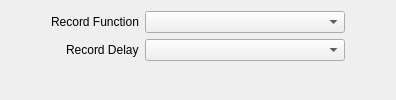
     <widget class="QWidget" name="recordTab">
      <attribute name="title">
       <string>Record</string>
      </attribute>
      <layout class="QHBoxLayout" name="horizontalLayout_25">
       <item>
        <spacer name="horizontalSpacer_26">
         <property name="orientation">
          <enum>Qt::Orientation::Horizontal</enum>
         </property>
         <property name="sizeHint" stdset="0">
          <size>
           <width>40</width>
           <height>20</height>
          </size>
         </property>
        </spacer>
       </item>
       <item>
        <layout class="QFormLayout" name="formLayout_18">
         <property name="labelAlignment">
          <set>Qt::AlignmentFlag::AlignRight|Qt::AlignmentFlag::AlignTrailing|Qt::AlignmentFlag::AlignVCenter</set>
         </property>
         <item row="0" column="0">
          <widget class="QLabel" name="label_170">
           <property name="text">
            <string>Record Function</string>
           </property>
          </widget>
         </item>
         <item row="0" column="1">
          <widget class="QComboBox" name="recordFunctionCmbx">
           <property name="minimumSize">
            <size>
             <width>200</width>
             <height>0</height>
            </size>
           </property>
           <property name="maximumSize">
            <size>
             <width>200</width>
             <height>16777215</height>
            </size>
           </property>
          </widget>
         </item>
         <item row="1" column="0">
          <widget class="QLabel" name="label_225">
           <property name="text">
            <string>Record Delay</string>
           </property>
          </widget>
         </item>
         <item row="1" column="1">
          <widget class="QComboBox" name="recordDelayCmbx"/>
         </item>
        </layout>
       </item>
       <item>
        <spacer name="horizontalSpacer_27">
         <property name="orientation">
          <enum>Qt::Orientation::Horizontal</enum>
         </property>
         <property name="sizeHint" stdset="0">
          <size>
           <width>40</width>
           <height>20</height>
          </size>
         </property>
        </spacer>
       </item>
      </layout>
     </widget>
